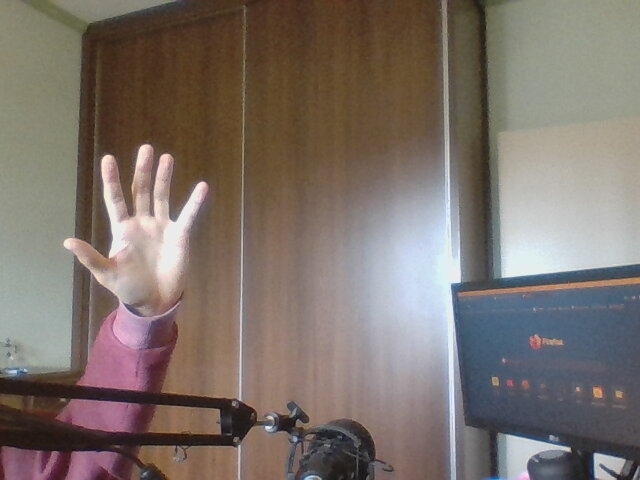
#> input picture s7/atividades/atividade_s7/atividades_aritmeticas/atividade_1/img_1.jpg, 640 x 480 px, given in place of img_1.png, which was not available
$ python atividade_3.py
#> lines starting #> are read from the running program, lines starting #| are printed output that depends on the picture; pictures that were not available may be replaced by others from this repository, and a replacement may not be noted
import cv2 as cv


def atividade():

    img_1 = cv.imread('img_1.png')
#> img_1 is the input picture: shape (480, 640, 3); mean B, G, R 107.1, 113.8, 124.7
    img_1 = cv.cvtColor(img_1, cv.COLOR_BGR2GRAY)
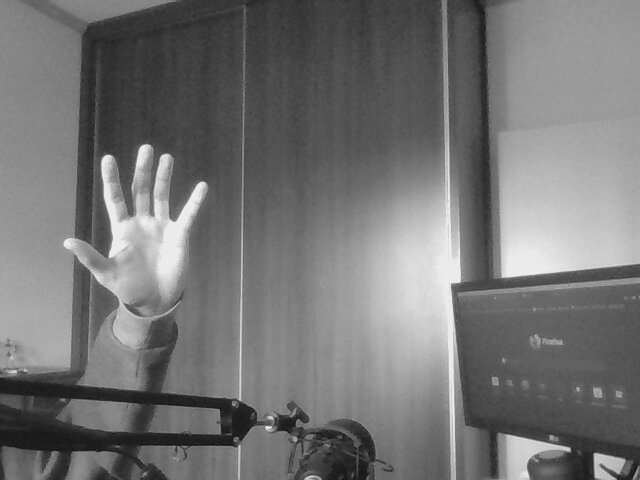
#> img_1: shape (480, 640); min 14, max 244, mean 116.3
    img_2 = cv.imread('img_2.png', cv.COLOR_BGR2GRAY)
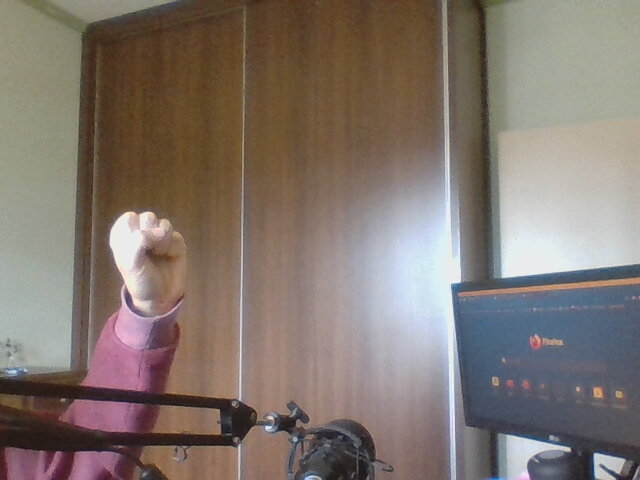
#> input picture s7/atividades/atividade_s7/atividades_aritmeticas/atividade_1/img_2.jpg, 640 x 480 px, given in place of img_2.png, which was not available
#> img_2 is the input picture: shape (480, 640, 3); mean B, G, R 110.7, 118.1, 129.9
    img_2 = cv.cvtColor(img_2, cv.COLOR_BGR2GRAY)
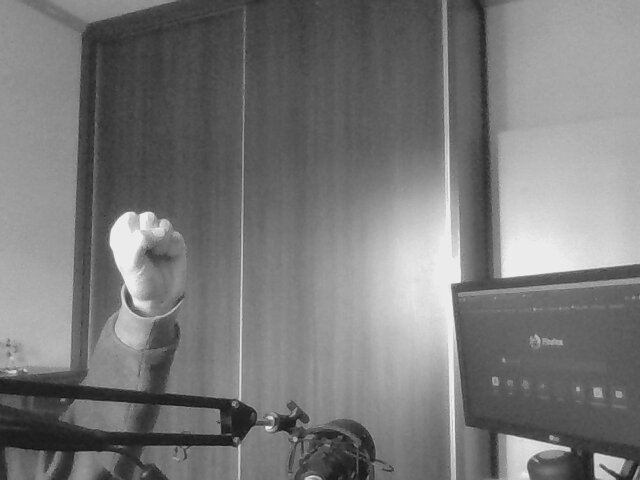
#> img_2: shape (480, 640); min 16, max 244, mean 120.8

    result = cv.bitwise_or(img_1, img_2)
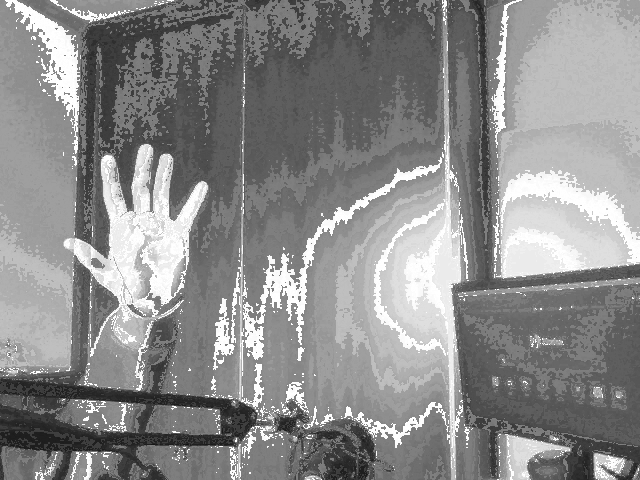
#> result: shape (480, 640); min 17, max 255, mean 139.6

    cv.imshow('interseccao', result)
    cv.waitKey(0)
    cv.destroyAllWindows()


if __name__ == '__main__':
    atividade()
